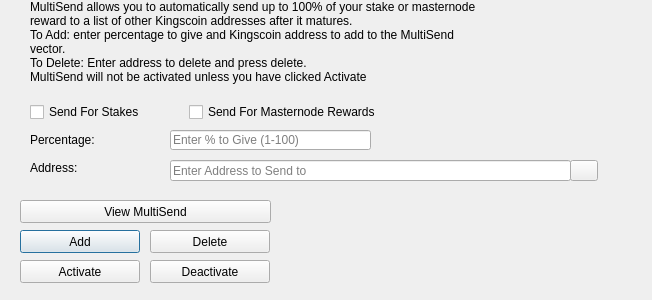
<?xml version="1.0" encoding="UTF-8"?>
<ui version="4.0">
 <class>MultiSendDialog</class>
 <widget class="QDialog" name="MultiSendDialog">
  <property name="windowModality">
   <enum>Qt::NonModal</enum>
  </property>
  <property name="geometry">
   <rect>
    <x>0</x>
    <y>0</y>
    <width>652</width>
    <height>300</height>
   </rect>
  </property>
  <property name="windowTitle">
   <string>MultiSend</string>
  </property>
  <widget class="QLineEdit" name="multiSendPercentEdit">
   <property name="geometry">
    <rect>
     <x>170</x>
     <y>130</y>
     <width>201</width>
     <height>20</height>
    </rect>
   </property>
   <property name="toolTip">
    <string>Enter whole numbers 1 - 100</string>
   </property>
   <property name="placeholderText">
    <string>Enter % to Give (1-100)</string>
   </property>
  </widget>
  <widget class="QLineEdit" name="multiSendAddressEdit">
   <property name="geometry">
    <rect>
     <x>170</x>
     <y>160</y>
     <width>401</width>
     <height>21</height>
    </rect>
   </property>
   <property name="toolTip">
    <string/>
   </property>
   <property name="placeholderText">
    <string>Enter Address to Send to</string>
   </property>
  </widget>
  <widget class="QLabel" name="label_2">
   <property name="geometry">
    <rect>
     <x>30</x>
     <y>0</y>
     <width>451</width>
     <height>121</height>
    </rect>
   </property>
   <property name="lineWidth">
    <number>1</number>
   </property>
   <property name="text">
    <string>MultiSend allows you to automatically send up to 100% of your stake or masternode reward to a list of other Kingscoin addresses after it matures.
To Add: enter percentage to give and Kingscoin address to add to the MultiSend vector.
To Delete: Enter address to delete and press delete.
MultiSend will not be activated unless you have clicked Activate</string>
   </property>
   <property name="alignment">
    <set>Qt::AlignLeading|Qt::AlignLeft|Qt::AlignTop</set>
   </property>
   <property name="wordWrap">
    <bool>true</bool>
   </property>
  </widget>
  <widget class="QLabel" name="message">
   <property name="geometry">
    <rect>
     <x>290</x>
     <y>200</y>
     <width>351</width>
     <height>91</height>
    </rect>
   </property>
   <property name="text">
    <string/>
   </property>
  </widget>
  <widget class="QPushButton" name="addButton">
   <property name="geometry">
    <rect>
     <x>20</x>
     <y>230</y>
     <width>120</width>
     <height>23</height>
    </rect>
   </property>
   <property name="toolTip">
    <string/>
   </property>
   <property name="statusTip">
    <string>Add to MultiSend Vector</string>
   </property>
   <property name="text">
    <string>Add</string>
   </property>
  </widget>
  <widget class="QPushButton" name="disableButton">
   <property name="geometry">
    <rect>
     <x>150</x>
     <y>260</y>
     <width>120</width>
     <height>23</height>
    </rect>
   </property>
   <property name="statusTip">
    <string>Deactivate MultiSend</string>
   </property>
   <property name="text">
    <string>Deactivate</string>
   </property>
  </widget>
  <widget class="QPushButton" name="addressBookButton">
   <property name="geometry">
    <rect>
     <x>570</x>
     <y>160</y>
     <width>28</width>
     <height>21</height>
    </rect>
   </property>
   <property name="toolTip">
    <string>Choose an address from the address book</string>
   </property>
   <property name="text">
    <string/>
   </property>
   <property name="icon">
    <iconset resource="../kingscoin.qrc">
     <normaloff>:/icons/address-book</normaloff>:/icons/address-book</iconset>
   </property>
   <property name="shortcut">
    <string>Alt+A</string>
   </property>
   <property name="autoDefault">
    <bool>false</bool>
   </property>
  </widget>
  <widget class="QLabel" name="label">
   <property name="geometry">
    <rect>
     <x>30</x>
     <y>130</y>
     <width>121</width>
     <height>20</height>
    </rect>
   </property>
   <property name="toolTip">
    <string>Percentage of stake to send</string>
   </property>
   <property name="text">
    <string>Percentage:</string>
   </property>
  </widget>
  <widget class="QLabel" name="label_5">
   <property name="geometry">
    <rect>
     <x>30</x>
     <y>160</y>
     <width>111</width>
     <height>16</height>
    </rect>
   </property>
   <property name="toolTip">
    <string>Address to send portion of stake to</string>
   </property>
   <property name="text">
    <string>Address:</string>
   </property>
  </widget>
  <widget class="QPushButton" name="deleteButton">
   <property name="geometry">
    <rect>
     <x>150</x>
     <y>230</y>
     <width>120</width>
     <height>23</height>
    </rect>
   </property>
   <property name="toolTip">
    <string/>
   </property>
   <property name="statusTip">
    <string>Delete Address From MultiSend Vector</string>
   </property>
   <property name="text">
    <string>Delete</string>
   </property>
  </widget>
  <widget class="QPushButton" name="activateButton">
   <property name="geometry">
    <rect>
     <x>20</x>
     <y>260</y>
     <width>120</width>
     <height>23</height>
    </rect>
   </property>
   <property name="statusTip">
    <string>Activate MultiSend</string>
   </property>
   <property name="text">
    <string>Activate</string>
   </property>
  </widget>
  <widget class="QPushButton" name="viewButton">
   <property name="geometry">
    <rect>
     <x>20</x>
     <y>200</y>
     <width>251</width>
     <height>23</height>
    </rect>
   </property>
   <property name="toolTip">
    <string/>
   </property>
   <property name="statusTip">
    <string>View MultiSend Vector</string>
   </property>
   <property name="text">
    <string>View MultiSend</string>
   </property>
  </widget>
  <widget class="QWidget" name="horizontalLayoutWidget">
   <property name="geometry">
    <rect>
     <x>30</x>
     <y>100</y>
     <width>351</width>
     <height>24</height>
    </rect>
   </property>
   <layout class="QHBoxLayout" name="horizontalLayout">
    <item>
     <widget class="QCheckBox" name="multiSendStakeCheckBox">
      <property name="text">
       <string>Send For Stakes</string>
      </property>
     </widget>
    </item>
    <item>
     <widget class="QCheckBox" name="multiSendMasternodeCheckBox">
      <property name="text">
       <string>Send For Masternode Rewards</string>
      </property>
     </widget>
    </item>
   </layout>
  </widget>
 </widget>
 <resources>
  <include location="../kingscoin.qrc"/>
 </resources>
 <connections/>
</ui>
